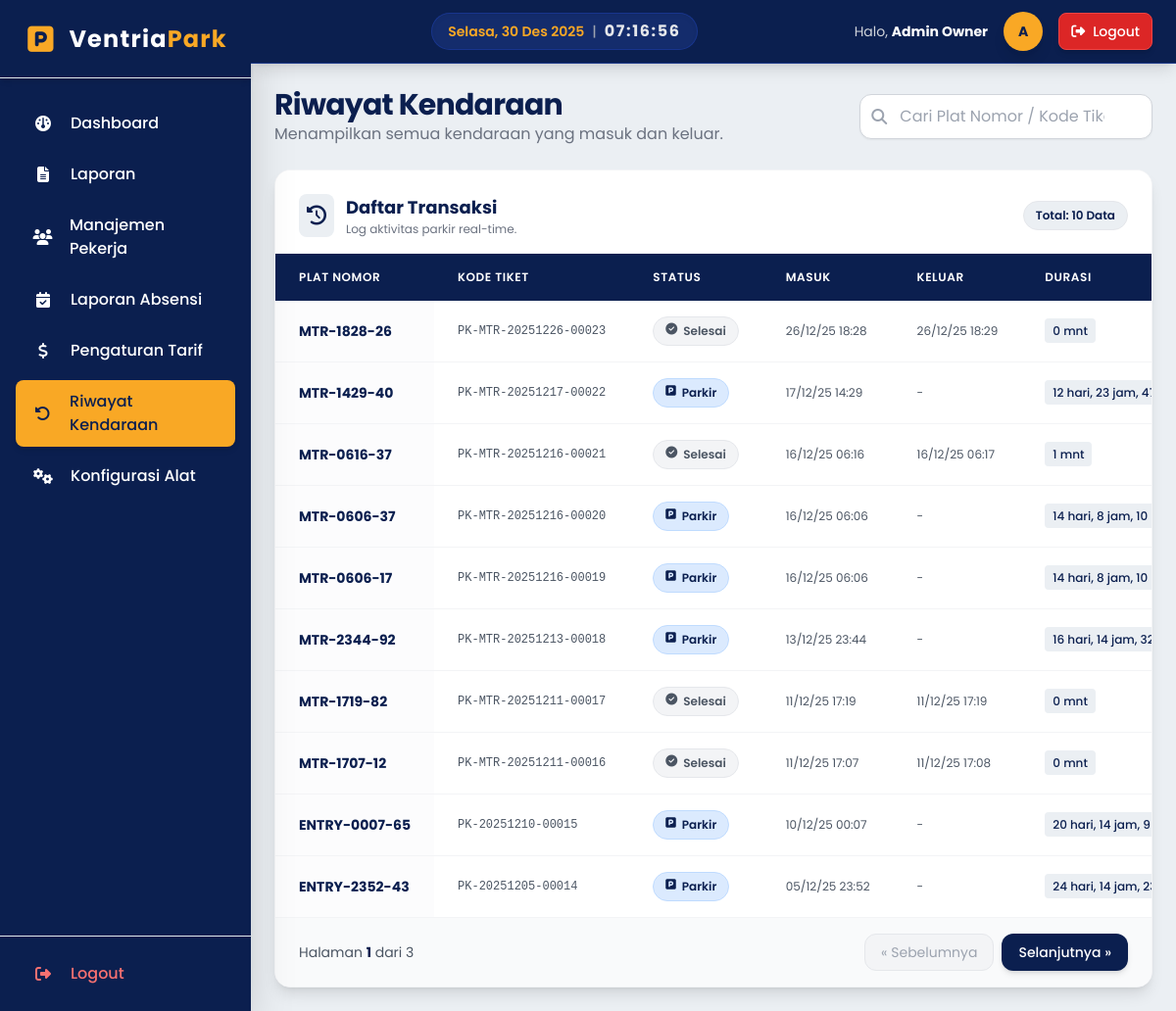
The app's page /pages/owner/riwayat_kendaraan.php (signed in) with its own data.
### tables this page shows
CREATE TABLE `transaksi_parkir` (
  `id` int(11) NOT NULL,
  `id_kendaraan` int(11) NOT NULL,
  `kode_barcode` varchar(50) NOT NULL,
  `waktu_masuk` datetime NOT NULL,
  `waktu_keluar` datetime DEFAULT NULL,
  `biaya` decimal(10,2) DEFAULT NULL,
  `status` enum('masuk','keluar') NOT NULL DEFAULT 'masuk',
  `foto_masuk` varchar(255) DEFAULT NULL,
  `foto_keluar` varchar(255) DEFAULT NULL,
  `id_petugas_masuk` int(11) NOT NULL,
  `id_petugas_keluar` int(11) DEFAULT NULL,
  `created_at` datetime DEFAULT current_timestamp()
);

CREATE TABLE `kendaraan` (
  `id` int(11) NOT NULL,
  `plat_nomor` varchar(20) NOT NULL,
  `jenis` enum('mobil','motor') NOT NULL,
  `foto` varchar(255) DEFAULT NULL,
  `created_at` datetime DEFAULT current_timestamp()
);

### pages/owner/riwayat_kendaraan.php (the view, shortened to what this page needs)
<?php
require_once '../../core/init.php';
$limit = 10;
$page = (int)($_GET['page'] ?? 1);
$offset = ($page - 1) * $limit;
$search_term = $_GET['search'] ?? '';
$search_param = "%" . $search_term . "%";
$where_clause = "";
$transaksi_list = [];
$query_data = "SELECT
                    t.id, t.kode_barcode, t.waktu_masuk, t.waktu_keluar, t.status, t.biaya,
                    k.plat_nomor, k.jenis
               FROM transaksi_parkir t
               JOIN kendaraan k ON t.id_kendaraan = k.id
               $where_clause
               ORDER BY t.waktu_masuk DESC
               LIMIT ? OFFSET ?";
$stmt_data = $db->prepare($query_data);
if (!empty($search_term)) {
    $stmt_data->bind_param("ssii", $search_param, $search_param, $limit, $offset);
} else {
    $stmt_data->bind_param("ii", $limit, $offset);
}
$stmt_data->execute();
$result_data = $stmt_data->get_result();
while ($row = $result_data->fetch_assoc()) {
    $transaksi_list[] = $row;
}
$query_total = "SELECT COUNT(t.id) AS total
                FROM transaksi_parkir t
                JOIN kendaraan k ON t.id_kendaraan = k.id
                $where_clause";
$stmt_total = $db->prepare($query_total);
$stmt_total->execute();
$total_data = $stmt_total->get_result()->fetch_assoc()['total'];
$total_pages = ceil($total_data / $limit);
function formatDurasi($waktu_masuk_dt, $waktu_referensi_dt) {
    $durasi = $waktu_referensi_dt->diff($waktu_masuk_dt);
    $format = '';
    if ($durasi->d > 0) $format .= $durasi->d . ' hari, ';
    if ($durasi->h > 0) $format .= $durasi->h . ' jam, ';
    $format .= $durasi->i . ' mnt';
    return $format;
}
?>
<?php require_once '../../templates/header_app.php';  ?>
<?php require_once '../../templates/sidebar.php';  ?>
<div class="flex-1 flex flex-col overflow-hidden">
    <?php require_once '../../templates/navbar_app.php';  ?>
    <main class="flex-1 overflow-x-hidden overflow-y-auto bg-secondary p-6">
        <div class="container mx-auto max-w-7xl">
            <div class="flex flex-col md:flex-row justify-between items-center mb-6 gap-4">
                <div>
                    <h2 class="text-2xl md:text-3xl font-bold text-primary tracking-tight">Riwayat Kendaraan</h2>
                    <p class="text-gray-500">Menampilkan semua kendaraan yang masuk dan keluar.</p>
                </div>
                <form action="riwayat_kendaraan.php" method="GET" class="w-full md:w-1/3">
                    <div class="relative group">
                        <i class="fas fa-search absolute left-3 top-1/2 -translate-y-1/2 text-gray-400 group-focus-within:text-primary transition duration-200"></i>
                        <input
                            type="text"
                            name="search"
                            class="w-full pl-10 pr-12 py-2.5 rounded-xl border border-gray-300 focus:ring-2 focus:ring-primary focus:border-primary transition text-gray-800 placeholder-gray-400 shadow-sm"
                            placeholder="Cari Plat Nomor / Kode Tiket..."
                            value="<?php echo htmlspecialchars($search_term); ?>"
                        />
                    </div>
                </form>
            </div>
            <div class="bg-white rounded-2xl shadow-lg border border-gray-100 overflow-hidden">
                <div class="p-6 pb-4 flex items-center justify-between bg-white border-b border-gray-50">
                    <div class="flex items-center gap-3">
                        <div class="bg-secondary p-2 rounded-lg text-primary">
                            <i class="fas fa-history text-xl"></i>
                        </div>
                        <div>
                            <h3 class="text-lg font-bold text-primary">Daftar Transaksi</h3>
                            <p class="text-xs text-gray-500">Log aktivitas parkir real-time.</p>
                        </div>
                    </div>
                    <div class="hidden md:flex items-center gap-2 text-xs">
                        <span class="px-3 py-1.5 rounded-full bg-secondary text-primary font-semibold border border-gray-200">
                            Total: <?php echo !empty($transaksi_list) ? count($transaksi_list) : 0; ?> Data
                        </span>
                    </div>
                </div>
                <div class="overflow-x-auto">
                    <table class="min-w-full text-sm">
                        <thead class="bg-primary text-white sticky top-0 z-10">
                            <tr class="text-left">
                                <th class="px-6 py-4 font-semibold uppercase tracking-wider text-xs">Plat Nomor</th>
                                <th class="px-6 py-4 font-semibold uppercase tracking-wider text-xs">Kode Tiket</th>
                                <th class="px-6 py-4 font-semibold uppercase tracking-wider text-xs">Status</th>
                                <th class="px-6 py-4 font-semibold uppercase tracking-wider text-xs">Masuk</th>
                                <th class="px-6 py-4 font-semibold uppercase tracking-wider text-xs">Keluar</th>
                                <th class="px-6 py-4 font-semibold uppercase tracking-wider text-xs">Durasi</th>
                            </tr>
                        </thead>
                        <tbody class="divide-y divide-gray-100">
                            <?php if (empty($transaksi_list)): ?>
                                <tr>
                                    <td colspan="8" class="px-6 py-12 text-center text-gray-500 bg-gray-50">
                                        <div class="flex flex-col items-center justify-center">
                                            <i class="fas fa-clipboard-list text-4xl text-gray-300 mb-3"></i>
                                            <p><?php echo !empty($search_term) ? 'Data tidak ditemukan untuk pencarian tersebut.' : 'Belum ada data transaksi.'; ?></p>
                                        </div>
                                    </td>
                                </tr>
                            <?php else: ?>
                                <?php foreach ($transaksi_list as $trx): ?>
                                    <?php
                                    $waktu_masuk_dt = new DateTime($trx['waktu_masuk']);
                                    $durasi_format = '';
                                    if ($trx['status'] == 'masuk') {
                                        $waktu_referensi_dt = new DateTime();
                                        $durasi_format = formatDurasi($waktu_masuk_dt, $waktu_referensi_dt);
                                    } else {
                                        $waktu_referensi_dt = new DateTime($trx['waktu_keluar']);
                                        $durasi_format = formatDurasi($waktu_masuk_dt, $waktu_referensi_dt);
                                    }
                                    ?>
                                    <tr class="hover:bg-blue-50 transition duration-150">
                                        <td class="px-6 py-4 whitespace-nowrap font-bold text-primary bg-gray-50/50">
                                            <?php echo htmlspecialchars($trx['plat_nomor']); ?>
                                        </td>
                                        <td class="px-6 py-4 whitespace-nowrap text-gray-600 font-mono text-xs">
                                            <?php echo htmlspecialchars($trx['kode_barcode']); ?>
                                        </td>
                                        <td class="px-6 py-4 whitespace-nowrap">
                                            <?php if ($trx['status'] == 'masuk'): ?>
                                                <span class="px-3 py-1 inline-flex text-xs leading-5 font-semibold rounded-full bg-blue-100 text-primary border border-blue-200">
                                                    <i class="fas fa-parking mr-1.5 mt-0.5"></i> Parkir
                                                </span>
                                            <?php else: ?>
                                                <span class="px-3 py-1 inline-flex text-xs leading-5 font-semibold rounded-full bg-gray-100 text-gray-600 border border-gray-200">
                                                    <i class="fas fa-check-circle mr-1.5 mt-0.5"></i> Selesai
                                                </span>
                                            <?php endif; ?>
                                        </td>
                                        <td class="px-6 py-4 whitespace-nowrap text-gray-600 text-xs">
                                            <?php echo date('d/m/y H:i', strtotime($trx['waktu_masuk'])); ?>
                                        </td>
                                        <td class="px-6 py-4 whitespace-nowrap text-gray-600 text-xs">
                                            <?php echo ($trx['waktu_keluar']) ? date('d/m/y H:i', strtotime($trx['waktu_keluar'])) : '-'; ?>
                                        </td>
                                        <td class="px-6 py-4 whitespace-nowrap text-gray-600 text-xs">
                                            <span class="bg-secondary px-2 py-1 rounded text-primary font-medium">
                                                <?php echo $durasi_format; ?>
                                            </span>
                                        </td>
                                    </tr>
                                <?php endforeach; ?>
                            <?php endif; ?>
                        </tbody>
                    </table>
                </div>
                <?php if ($total_pages > 1): ?>
                    <div class="px-6 py-4 border-t border-gray-100 flex flex-col sm:flex-row sm:items-center sm:justify-between gap-3 bg-gray-50">
                        <span class="text-sm text-gray-600">
                            Halaman <span class="font-bold text-primary"><?php echo $page; ?></span> dari <?php echo $total_pages; ?>
                        </span>
                        <div class="flex gap-2">
                            <?php if ($page > 1): ?>
                                <a href="?page=<?php echo $page - 1; ?>&search=<?php echo urlencode($search_term); ?>"
                                   class="px-4 py-2 text-sm text-primary bg-white hover:bg-secondary border border-gray-200 rounded-xl transition shadow-sm font-medium">
                                    &laquo; Sebelumnya
                                </a>
                            <?php else: ?>
                                <span class="px-4 py-2 text-sm text-gray-400 bg-gray-100 border border-gray-200 rounded-xl cursor-not-allowed">
                                    &laquo; Sebelumnya
                                </span>
                            <?php endif; ?>
                            <?php if ($page < $total_pages): ?>
                                <a href="?page=<?php echo $page + 1; ?>&search=<?php echo urlencode($search_term); ?>"
                                   class="px-4 py-2 text-sm text-white bg-primary hover:bg-blue-900 border border-transparent rounded-xl transition shadow-md font-medium">
                                    Selanjutnya &raquo;
                                </a>
                            <?php else: ?>
                                <span class="px-4 py-2 text-sm text-gray-400 bg-gray-100 border border-gray-200 rounded-xl cursor-not-allowed">
                                    Selanjutnya &raquo;
                                </span>
                            <?php endif; ?>
                        </div>
                    </div>
                <?php endif; ?>
            </div>
        </div>
    </main>
</div>
<?php require_once '../../templates/footer_app.php';  ?>

### records on screen
transaksi_parkir: id_kendaraan.plat_nomor "MTR-1828-26", kode_barcode "PK-MTR-20251226-00023", status "keluar" (drawn), waktu_masuk "26/12/25 18:28", waktu_keluar "26/12/25 18:29", durasi_format "0 mnt"
transaksi_parkir: id_kendaraan.plat_nomor "MTR-1429-40", kode_barcode "PK-MTR-20251217-00022", status "masuk" (drawn), waktu_masuk "17/12/25 14:29", waktu_masuk "12 hari, 23 jam,…"
transaksi_parkir: id_kendaraan.plat_nomor "MTR-0616-37", kode_barcode "PK-MTR-20251216-00021", status "keluar" (drawn), waktu_masuk "16/12/25 06:16", waktu_keluar "16/12/25 06:17", durasi_format "1 mnt"
transaksi_parkir: id_kendaraan.plat_nomor "MTR-0606-37", kode_barcode "PK-MTR-20251216-00020", status "masuk" (drawn), waktu_masuk "16/12/25 06:06", waktu_masuk "14 hari, 8 jam, 10…"
transaksi_parkir: id_kendaraan.plat_nomor "MTR-0606-17", kode_barcode "PK-MTR-20251216-00019", status "masuk" (drawn), waktu_masuk "16/12/25 06:06", waktu_masuk "14 hari, 8 jam, 10…"
transaksi_parkir: id_kendaraan.plat_nomor "MTR-2344-92", kode_barcode "PK-MTR-20251213-00018", status "masuk" (drawn), waktu_masuk "13/12/25 23:44", waktu_masuk "16 hari, 14 jam,…"
transaksi_parkir: id_kendaraan.plat_nomor "MTR-1719-82", kode_barcode "PK-MTR-20251211-00017", status "keluar" (drawn), waktu_masuk "11/12/25 17:19", waktu_keluar "11/12/25 17:19", durasi_format "0 mnt"
transaksi_parkir: id_kendaraan.plat_nomor "MTR-1707-12", kode_barcode "PK-MTR-20251211-00016", status "keluar" (drawn), waktu_masuk "11/12/25 17:07", waktu_keluar "11/12/25 17:08", durasi_format "0 mnt"
transaksi_parkir: id_kendaraan.plat_nomor "ENTRY-0007-65", kode_barcode "PK-20251210-00015", status "masuk" (drawn), waktu_masuk "10/12/25 00:07", waktu_masuk "20 hari, 14 jam, 9…"
transaksi_parkir: id_kendaraan.plat_nomor "ENTRY-2352-43", kode_barcode "PK-20251205-00014", status "masuk" (drawn), waktu_masuk "05/12/25 23:52", waktu_masuk "24 hari, 14 jam,…"

### other values on screen
$user_nama "Admin Owner"
substr($user_nama, 0, 1) "A"
count($transaksi_list) "10"
$page "1"
$total_pages "3"
